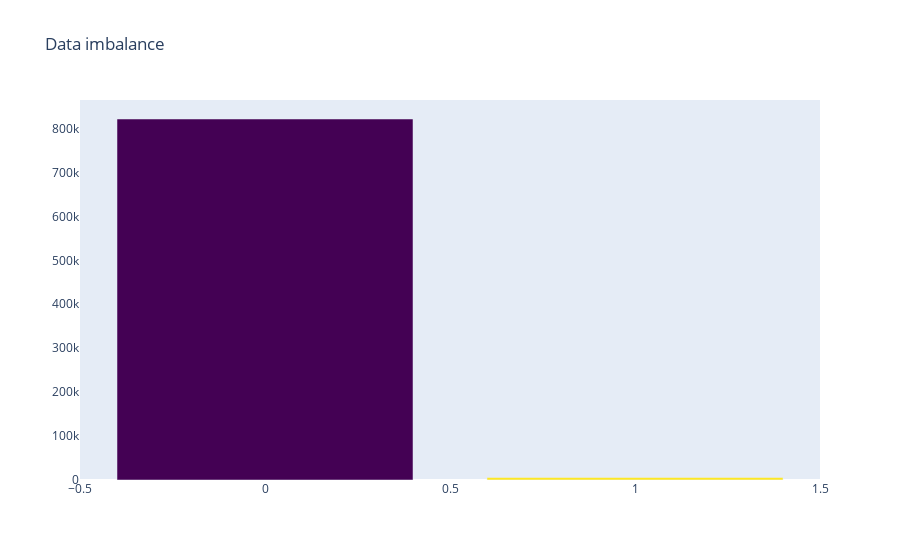

Source (notebook cell):
### Code cell
# plot may not be visible when loaded again.
##Seeing the data imbalance
x = train['Defect'].value_counts().index
y = train['Defect'].value_counts().values

trace2 = go.Bar(
     x=x ,
     y=y,
     marker=dict(
         color=y,
         colorscale = 'Viridis',
         reversescale = True
     ),
     name="Imbalance",    
 )
layout = dict(
     title="Data imbalance",
     #width = 900, height = 500,
     xaxis=go.layout.XAxis(
     automargin=True),
     yaxis=dict(
         showgrid=False,
         showline=False,
         showticklabels=True,
 #         domain=[0, 0.85],
     ), 
)
fig1 = go.Figure(data=[trace2], layout=layout)
iplot(fig1)

### Figure 1 — Plotly figure (JSON) as saved in the notebook; plotly's stock layout.template omitted (floating-point values rounded to 4 significant figures)
{"data": [{"marker": {"color": [821778, 5753], "colorscale": [[0, "#440154"], [0.1111, "#482878"], [0.2222, "#3e4989"], [0.3333, "#31688e"], [0.4444, "#26828e"], [0.5556, "#1f9e89"], [0.6667, "#35b779"], [0.7778, "#6ece58"], [0.8889, "#b5de2b"], [1, "#fde725"]], "reversescale": true}, "name": "Imbalance", "type": "bar", "x": [0, 1], "y": [821778, 5753]}], "layout": {"title": {"text": "Data imbalance"}, "xaxis": {"automargin": true}, "yaxis": {"showgrid": false, "showline": false, "showticklabels": true}}}
